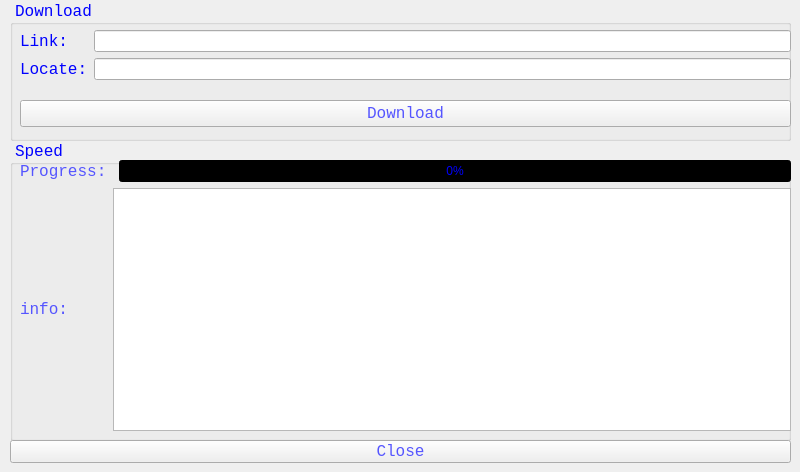
    <widget class="QWidget" name="tab">
     <property name="cursor">
      <cursorShape>ArrowCursor</cursorShape>
     </property>
     <property name="autoFillBackground">
      <bool>false</bool>
     </property>
     <property name="styleSheet">
      <string notr="true">color: black;</string>
     </property>
     <attribute name="title">
      <string>Main</string>
     </attribute>
     <widget class="QGroupBox" name="groupBox">
      <property name="geometry">
       <rect>
        <x>10</x>
        <y>0</y>
        <width>781</width>
        <height>141</height>
       </rect>
      </property>
      <property name="font">
       <font>
        <family>Consolas</family>
        <pointsize>12</pointsize>
        <weight>50</weight>
        <italic>false</italic>
        <bold>false</bold>
       </font>
      </property>
      <property name="styleSheet">
       <string notr="true">color:blue;
font: 12pt &quot;Consolas&quot;;</string>
      </property>
      <property name="title">
       <string>Download</string>
      </property>
      <widget class="QWidget" name="verticalLayoutWidget_3">
       <property name="geometry">
        <rect>
         <x>10</x>
         <y>20</y>
         <width>771</width>
         <height>71</height>
        </rect>
       </property>
       <layout class="QVBoxLayout" name="verticalLayout_3">
        <item>
         <layout class="QHBoxLayout" name="horizontalLayout">
          <item>
           <layout class="QVBoxLayout" name="verticalLayout">
            <item>
             <widget class="QLabel" name="label">
              <property name="palette">
               <palette>
                <active>
                 <colorrole role="WindowText">
                  <brush brushstyle="SolidPattern">
                   <color alpha="255">
                    <red>0</red>
                    <green>0</green>
                    <blue>255</blue>
                   </color>
                  </brush>
                 </colorrole>
                 <colorrole role="Button">
                  <brush brushstyle="SolidPattern">
                   <color alpha="255">
                    <red>0</red>
                    <green>0</green>
                    <blue>0</blue>
                   </color>
                  </brush>
                 </colorrole>
                 <colorrole role="Text">
                  <brush brushstyle="SolidPattern">
                   <color alpha="255">
                    <red>0</red>
                    <green>0</green>
                    <blue>255</blue>
                   </color>
                  </brush>
                 </colorrole>
                 <colorrole role="ButtonText">
                  <brush brushstyle="SolidPattern">
                   <color alpha="255">
                    <red>0</red>
                    <green>0</green>
                    <blue>255</blue>
                   </color>
                  </brush>
                 </colorrole>
                 <colorrole role="Base">
                  <brush brushstyle="SolidPattern">
                   <color alpha="255">
                    <red>0</red>
                    <green>0</green>
                    <blue>0</blue>
                   </color>
                  </brush>
                 </colorrole>
                 <colorrole role="Window">
                  <brush brushstyle="SolidPattern">
                   <color alpha="255">
                    <red>0</red>
                    <green>0</green>
                    <blue>0</blue>
                   </color>
                  </brush>
                 </colorrole>
                 <colorrole role="Highlight">
                  <brush brushstyle="SolidPattern">
                   <color alpha="255">
                    <red>0</red>
                    <green>0</green>
                    <blue>0</blue>
                   </color>
                  </brush>
                 </colorrole>
                 <colorrole role="PlaceholderText">
                  <brush brushstyle="NoBrush">
                   <color alpha="128">
                    <red>0</red>
                    <green>0</green>
                    <blue>255</blue>
                   </color>
                  </brush>
                 </colorrole>
                </active>
                <inactive>
                 <colorrole role="WindowText">
                  <brush brushstyle="SolidPattern">
                   <color alpha="255">
                    <red>0</red>
                    <green>0</green>
                    <blue>255</blue>
                   </color>
                  </brush>
                 </colorrole>
                 <colorrole role="Button">
                  <brush brushstyle="SolidPattern">
                   <color alpha="255">
                    <red>0</red>
                    <green>0</green>
                    <blue>0</blue>
                   </color>
                  </brush>
                 </colorrole>
                 <colorrole role="Text">
                  <brush brushstyle="SolidPattern">
                   <color alpha="255">
                    <red>0</red>
                    <green>0</green>
                    <blue>255</blue>
                   </color>
                  </brush>
                 </colorrole>
                 <colorrole role="ButtonText">
                  <brush brushstyle="SolidPattern">
                   <color alpha="255">
                    <red>0</red>
                    <green>0</green>
                    <blue>255</blue>
                   </color>
                  </brush>
                 </colorrole>
                 <colorrole role="Base">
                  <brush brushstyle="SolidPattern">
                   <color alpha="255">
                    <red>0</red>
                    <green>0</green>
                    <blue>0</blue>
                   </color>
                  </brush>
                 </colorrole>
                 <colorrole role="Window">
                  <brush brushstyle="SolidPattern">
                   <color alpha="255">
                    <red>0</red>
                    <green>0</green>
                    <blue>0</blue>
                   </color>
                  </brush>
                 </colorrole>
                 <colorrole role="Highlight">
                  <brush brushstyle="SolidPattern">
                   <color alpha="255">
                    <red>0</red>
                    <green>0</green>
                    <blue>0</blue>
                   </color>
                  </brush>
                 </colorrole>
                 <colorrole role="PlaceholderText">
                  <brush brushstyle="NoBrush">
                   <color alpha="128">
                    <red>0</red>
                    <green>0</green>
                    <blue>255</blue>
                   </color>
                  </brush>
                 </colorrole>
                </inactive>
                <disabled>
                 <colorrole role="WindowText">
                  <brush brushstyle="SolidPattern">
                   <color alpha="255">
                    <red>0</red>
                    <green>0</green>
                    <blue>255</blue>
                   </color>
                  </brush>
                 </colorrole>
                 <colorrole role="Button">
                  <brush brushstyle="SolidPattern">
                   <color alpha="255">
                    <red>0</red>
                    <green>0</green>
                    <blue>0</blue>
                   </color>
                  </brush>
                 </colorrole>
                 <colorrole role="Text">
                  <brush brushstyle="SolidPattern">
                   <color alpha="255">
                    <red>0</red>
                    <green>0</green>
                    <blue>255</blue>
                   </color>
                  </brush>
                 </colorrole>
                 <colorrole role="ButtonText">
                  <brush brushstyle="SolidPattern">
                   <color alpha="255">
                    <red>0</red>
                    <green>0</green>
                    <blue>255</blue>
                   </color>
                  </brush>
                 </colorrole>
                 <colorrole role="Base">
                  <brush brushstyle="SolidPattern">
                   <color alpha="255">
                    <red>0</red>
                    <green>0</green>
                    <blue>0</blue>
                   </color>
                  </brush>
                 </colorrole>
                 <colorrole role="Window">
                  <brush brushstyle="SolidPattern">
                   <color alpha="255">
                    <red>0</red>
                    <green>0</green>
                    <blue>0</blue>
                   </color>
                  </brush>
                 </colorrole>
                 <colorrole role="Highlight">
                  <brush brushstyle="SolidPattern">
                   <color alpha="255">
                    <red>0</red>
                    <green>0</green>
                    <blue>0</blue>
                   </color>
                  </brush>
                 </colorrole>
                 <colorrole role="PlaceholderText">
                  <brush brushstyle="NoBrush">
                   <color alpha="128">
                    <red>0</red>
                    <green>0</green>
                    <blue>255</blue>
                   </color>
                  </brush>
                 </colorrole>
                </disabled>
               </palette>
              </property>
              <property name="font">
               <font>
                <family>Consolas</family>
                <pointsize>12</pointsize>
                <weight>50</weight>
                <italic>false</italic>
                <bold>false</bold>
               </font>
              </property>
              <property name="text">
               <string>Link:</string>
              </property>
             </widget>
            </item>
            <item>
             <widget class="QLabel" name="label_2">
              <property name="palette">
               <palette>
                <active>
                 <colorrole role="WindowText">
                  <brush brushstyle="SolidPattern">
                   <color alpha="255">
                    <red>0</red>
                    <green>0</green>
                    <blue>255</blue>
                   </color>
                  </brush>
                 </colorrole>
                 <colorrole role="Button">
                  <brush brushstyle="SolidPattern">
                   <color alpha="255">
                    <red>0</red>
                    <green>0</green>
                    <blue>0</blue>
                   </color>
                  </brush>
                 </colorrole>
                 <colorrole role="Text">
                  <brush brushstyle="SolidPattern">
                   <color alpha="255">
                    <red>0</red>
                    <green>0</green>
                    <blue>255</blue>
                   </color>
                  </brush>
                 </colorrole>
                 <colorrole role="ButtonText">
                  <brush brushstyle="SolidPattern">
                   <color alpha="255">
                    <red>0</red>
                    <green>0</green>
                    <blue>255</blue>
                   </color>
                  </brush>
                 </colorrole>
                 <colorrole role="Base">
                  <brush brushstyle="SolidPattern">
                   <color alpha="255">
                    <red>0</red>
                    <green>0</green>
                    <blue>0</blue>
                   </color>
                  </brush>
                 </colorrole>
                 <colorrole role="Window">
                  <brush brushstyle="SolidPattern">
                   <color alpha="255">
                    <red>0</red>
                    <green>0</green>
                    <blue>0</blue>
                   </color>
                  </brush>
                 </colorrole>
                 <colorrole role="Highlight">
                  <brush brushstyle="SolidPattern">
                   <color alpha="255">
                    <red>0</red>
                    <green>0</green>
                    <blue>0</blue>
                   </color>
                  </brush>
                 </colorrole>
                 <colorrole role="PlaceholderText">
                  <brush brushstyle="NoBrush">
                   <color alpha="128">
                    <red>0</red>
                    <green>0</green>
                    <blue>255</blue>
                   </color>
                  </brush>
                 </colorrole>
                </active>
                <inactive>
                 <colorrole role="WindowText">
                  <brush brushstyle="SolidPattern">
                   <color alpha="255">
                    <red>0</red>
                    <green>0</green>
                    <blue>255</blue>
                   </color>
                  </brush>
                 </colorrole>
                 <colorrole role="Button">
                  <brush brushstyle="SolidPattern">
                   <color alpha="255">
                    <red>0</red>
                    <green>0</green>
                    <blue>0</blue>
                   </color>
                  </brush>
                 </colorrole>
                 <colorrole role="Text">
                  <brush brushstyle="SolidPattern">
                   <color alpha="255">
                    <red>0</red>
                    <green>0</green>
                    <blue>255</blue>
                   </color>
                  </brush>
                 </colorrole>
                 <colorrole role="ButtonText">
                  <brush brushstyle="SolidPattern">
                   <color alpha="255">
                    <red>0</red>
                    <green>0</green>
                    <blue>255</blue>
                   </color>
                  </brush>
                 </colorrole>
                 <colorrole role="Base">
                  <brush brushstyle="SolidPattern">
                   <color alpha="255">
                    <red>0</red>
                    <green>0</green>
                    <blue>0</blue>
                   </color>
                  </brush>
                 </colorrole>
                 <colorrole role="Window">
                  <brush brushstyle="SolidPattern">
                   <color alpha="255">
                    <red>0</red>
                    <green>0</green>
                    <blue>0</blue>
                   </color>
                  </brush>
                 </colorrole>
                 <colorrole role="Highlight">
                  <brush brushstyle="SolidPattern">
                   <color alpha="255">
                    <red>0</red>
                    <green>0</green>
                    <blue>0</blue>
                   </color>
                  </brush>
                 </colorrole>
                 <colorrole role="PlaceholderText">
                  <brush brushstyle="NoBrush">
                   <color alpha="128">
                    <red>0</red>
                    <green>0</green>
                    <blue>255</blue>
                   </color>
                  </brush>
                 </colorrole>
                </inactive>
                <disabled>
                 <colorrole role="WindowText">
                  <brush brushstyle="SolidPattern">
                   <color alpha="255">
                    <red>0</red>
                    <green>0</green>
                    <blue>255</blue>
                   </color>
                  </brush>
                 </colorrole>
                 <colorrole role="Button">
                  <brush brushstyle="SolidPattern">
                   <color alpha="255">
                    <red>0</red>
                    <green>0</green>
                    <blue>0</blue>
                   </color>
                  </brush>
                 </colorrole>
                 <colorrole role="Text">
                  <brush brushstyle="SolidPattern">
                   <color alpha="255">
                    <red>0</red>
                    <green>0</green>
                    <blue>255</blue>
                   </color>
                  </brush>
                 </colorrole>
                 <colorrole role="ButtonText">
                  <brush brushstyle="SolidPattern">
                   <color alpha="255">
                    <red>0</red>
                    <green>0</green>
                    <blue>255</blue>
                   </color>
                  </brush>
                 </colorrole>
                 <colorrole role="Base">
                  <brush brushstyle="SolidPattern">
                   <color alpha="255">
                    <red>0</red>
                    <green>0</green>
                    <blue>0</blue>
                   </color>
                  </brush>
                 </colorrole>
                 <colorrole role="Window">
                  <brush brushstyle="SolidPattern">
                   <color alpha="255">
                    <red>0</red>
                    <green>0</green>
                    <blue>0</blue>
                   </color>
                  </brush>
                 </colorrole>
                 <colorrole role="Highlight">
                  <brush brushstyle="SolidPattern">
                   <color alpha="255">
                    <red>0</red>
                    <green>0</green>
                    <blue>0</blue>
                   </color>
                  </brush>
                 </colorrole>
                 <colorrole role="PlaceholderText">
                  <brush brushstyle="NoBrush">
                   <color alpha="128">
                    <red>0</red>
                    <green>0</green>
                    <blue>255</blue>
                   </color>
                  </brush>
                 </colorrole>
                </disabled>
               </palette>
              </property>
              <property name="font">
               <font>
                <family>Consolas</family>
                <pointsize>12</pointsize>
                <weight>50</weight>
                <italic>false</italic>
                <bold>false</bold>
               </font>
              </property>
              <property name="text">
               <string>Locate:</string>
              </property>
             </widget>
            </item>
           </layout>
          </item>
          <item>
           <layout class="QVBoxLayout" name="verticalLayout_2">
            <item>
             <widget class="QLineEdit" name="lineEdit"/>
            </item>
            <item>
             <widget class="QLineEdit" name="lineEdit_2"/>
            </item>
           </layout>
          </item>
         </layout>
        </item>
       </layout>
      </widget>
      <widget class="QPushButton" name="pushButton">
       <property name="geometry">
        <rect>
         <x>10</x>
         <y>100</y>
         <width>771</width>
         <height>27</height>
        </rect>
       </property>
       <property name="font">
        <font>
         <family>Consolas</family>
         <pointsize>12</pointsize>
         <weight>50</weight>
         <italic>false</italic>
         <bold>false</bold>
        </font>
       </property>
       <property name="styleSheet">
        <string notr="true">color:rgb(85,85,255)</string>
       </property>
       <property name="text">
        <string>Download</string>
       </property>
      </widget>
     </widget>
     <widget class="QGroupBox" name="groupBox_2">
      <property name="geometry">
       <rect>
        <x>10</x>
        <y>140</y>
        <width>781</width>
        <height>301</height>
       </rect>
      </property>
      <property name="font">
       <font>
        <family>Consolas</family>
        <pointsize>12</pointsize>
        <weight>50</weight>
        <italic>false</italic>
        <bold>false</bold>
       </font>
      </property>
      <property name="styleSheet">
       <string notr="true">color:blue;
font: 12pt &quot;Consolas&quot;;</string>
      </property>
      <property name="title">
       <string>Speed</string>
      </property>
      <widget class="QWidget" name="gridLayoutWidget">
       <property name="geometry">
        <rect>
         <x>10</x>
         <y>20</y>
         <width>771</width>
         <height>271</height>
        </rect>
       </property>
       <layout class="QGridLayout" name="gridLayout">
        <item row="1" column="0">
         <widget class="QLabel" name="label_4">
          <property name="font">
           <font>
            <family>Consolas</family>
            <pointsize>12</pointsize>
            <weight>50</weight>
            <italic>false</italic>
            <bold>false</bold>
           </font>
          </property>
          <property name="styleSheet">
           <string notr="true">color:rgb(85,85,255)</string>
          </property>
          <property name="text">
           <string>info:</string>
          </property>
         </widget>
        </item>
        <item row="0" column="0">
         <widget class="QLabel" name="label_3">
          <property name="font">
           <font>
            <family>Consolas</family>
            <pointsize>12</pointsize>
            <weight>50</weight>
            <italic>false</italic>
            <bold>false</bold>
           </font>
          </property>
          <property name="styleSheet">
           <string notr="true">color:rgb(85,85,255)</string>
          </property>
          <property name="text">
           <string>Progress:</string>
          </property>
         </widget>
        </item>
        <item row="0" column="2">
         <widget class="QProgressBar" name="progressBar">
          <property name="palette">
           <palette>
            <active>
             <colorrole role="WindowText">
              <brush brushstyle="SolidPattern">
               <color alpha="255">
                <red>0</red>
                <green>0</green>
                <blue>255</blue>
               </color>
              </brush>
             </colorrole>
             <colorrole role="Button">
              <brush brushstyle="SolidPattern">
               <color alpha="255">
                <red>0</red>
                <green>0</green>
                <blue>0</blue>
               </color>
              </brush>
             </colorrole>
             <colorrole role="Light">
              <brush brushstyle="SolidPattern">
               <color alpha="255">
                <red>170</red>
                <green>170</green>
                <blue>127</blue>
               </color>
              </brush>
             </colorrole>
             <colorrole role="Text">
              <brush brushstyle="SolidPattern">
               <color alpha="255">
                <red>0</red>
                <green>0</green>
                <blue>255</blue>
               </color>
              </brush>
             </colorrole>
             <colorrole role="ButtonText">
              <brush brushstyle="SolidPattern">
               <color alpha="255">
                <red>0</red>
                <green>0</green>
                <blue>255</blue>
               </color>
              </brush>
             </colorrole>
             <colorrole role="Base">
              <brush brushstyle="SolidPattern">
               <color alpha="255">
                <red>0</red>
                <green>0</green>
                <blue>0</blue>
               </color>
              </brush>
             </colorrole>
             <colorrole role="Window">
              <brush brushstyle="SolidPattern">
               <color alpha="255">
                <red>0</red>
                <green>0</green>
                <blue>0</blue>
               </color>
              </brush>
             </colorrole>
             <colorrole role="Highlight">
              <brush brushstyle="SolidPattern">
               <color alpha="255">
                <red>0</red>
                <green>0</green>
                <blue>0</blue>
               </color>
              </brush>
             </colorrole>
             <colorrole role="PlaceholderText">
              <brush brushstyle="NoBrush">
               <color alpha="128">
                <red>0</red>
                <green>0</green>
                <blue>255</blue>
               </color>
              </brush>
             </colorrole>
            </active>
            <inactive>
             <colorrole role="WindowText">
              <brush brushstyle="SolidPattern">
               <color alpha="255">
                <red>0</red>
                <green>0</green>
                <blue>255</blue>
               </color>
              </brush>
             </colorrole>
             <colorrole role="Button">
              <brush brushstyle="SolidPattern">
               <color alpha="255">
                <red>0</red>
                <green>0</green>
                <blue>0</blue>
               </color>
              </brush>
             </colorrole>
             <colorrole role="Light">
              <brush brushstyle="SolidPattern">
               <color alpha="255">
                <red>170</red>
                <green>170</green>
                <blue>127</blue>
               </color>
              </brush>
             </colorrole>
             <colorrole role="Text">
              <brush brushstyle="SolidPattern">
               <color alpha="255">
                <red>0</red>
                <green>0</green>
                <blue>255</blue>
               </color>
              </brush>
             </colorrole>
             <colorrole role="ButtonText">
              <brush brushstyle="SolidPattern">
               <color alpha="255">
                <red>0</red>
                <green>0</green>
                <blue>255</blue>
               </color>
              </brush>
             </colorrole>
             <colorrole role="Base">
              <brush brushstyle="SolidPattern">
               <color alpha="255">
                <red>0</red>
                <green>0</green>
                <blue>0</blue>
               </color>
              </brush>
             </colorrole>
             <colorrole role="Window">
              <brush brushstyle="SolidPattern">
               <color alpha="255">
                <red>0</red>
                <green>0</green>
                <blue>0</blue>
               </color>
              </brush>
             </colorrole>
             <colorrole role="Highlight">
              <brush brushstyle="SolidPattern">
               <color alpha="255">
                <red>0</red>
                <green>0</green>
                <blue>0</blue>
               </color>
              </brush>
             </colorrole>
             <colorrole role="PlaceholderText">
              <brush brushstyle="NoBrush">
               <color alpha="128">
                <red>0</red>
                <green>0</green>
                <blue>255</blue>
               </color>
              </brush>
             </colorrole>
            </inactive>
            <disabled>
             <colorrole role="WindowText">
              <brush brushstyle="SolidPattern">
               <color alpha="255">
                <red>0</red>
                <green>0</green>
                <blue>255</blue>
               </color>
              </brush>
             </colorrole>
             <colorrole role="Button">
              <brush brushstyle="SolidPattern">
               <color alpha="255">
                <red>0</red>
                <green>0</green>
                <blue>0</blue>
               </color>
              </brush>
             </colorrole>
             <colorrole role="Light">
              <brush brushstyle="SolidPattern">
               <color alpha="255">
                <red>170</red>
                <green>170</green>
                <blue>127</blue>
               </color>
              </brush>
             </colorrole>
             <colorrole role="Text">
              <brush brushstyle="SolidPattern">
               <color alpha="255">
                <red>0</red>
                <green>0</green>
                <blue>255</blue>
               </color>
              </brush>
             </colorrole>
             <colorrole role="ButtonText">
              <brush brushstyle="SolidPattern">
               <color alpha="255">
                <red>0</red>
                <green>0</green>
                <blue>255</blue>
               </color>
              </brush>
             </colorrole>
             <colorrole role="Base">
              <brush brushstyle="SolidPattern">
               <color alpha="255">
                <red>0</red>
                <green>0</green>
                <blue>0</blue>
               </color>
              </brush>
             </colorrole>
             <colorrole role="Window">
              <brush brushstyle="SolidPattern">
               <color alpha="255">
                <red>0</red>
                <green>0</green>
                <blue>0</blue>
               </color>
              </brush>
             </colorrole>
             <colorrole role="Highlight">
              <brush brushstyle="SolidPattern">
               <color alpha="255">
                <red>0</red>
                <green>0</green>
                <blue>0</blue>
               </color>
              </brush>
             </colorrole>
             <colorrole role="PlaceholderText">
              <brush brushstyle="NoBrush">
               <color alpha="128">
                <red>0</red>
                <green>0</green>
                <blue>255</blue>
               </color>
              </brush>
             </colorrole>
            </disabled>
           </palette>
          </property>
          <property name="value">
           <number>0</number>
          </property>
         </widget>
        </item>
        <item row="1" column="1" colspan="2">
         <widget class="QTextBrowser" name="textBrowser">
          <property name="font">
           <font>
            <family>Consolas</family>
            <pointsize>12</pointsize>
            <weight>50</weight>
            <italic>false</italic>
            <bold>false</bold>
           </font>
          </property>
          <property name="styleSheet">
           <string notr="true">color:rgb(85,85,255)</string>
          </property>
         </widget>
        </item>
       </layout>
      </widget>
     </widget>
     <widget class="QPushButton" name="pushButton_2">
      <property name="geometry">
       <rect>
        <x>10</x>
        <y>440</y>
        <width>781</width>
        <height>23</height>
       </rect>
      </property>
      <property name="font">
       <font>
        <family>Consolas</family>
        <pointsize>12</pointsize>
       </font>
      </property>
      <property name="styleSheet">
       <string notr="true">color:rgb(85,85,255)</string>
      </property>
      <property name="text">
       <string>Close</string>
      </property>
     </widget>
    </widget>
